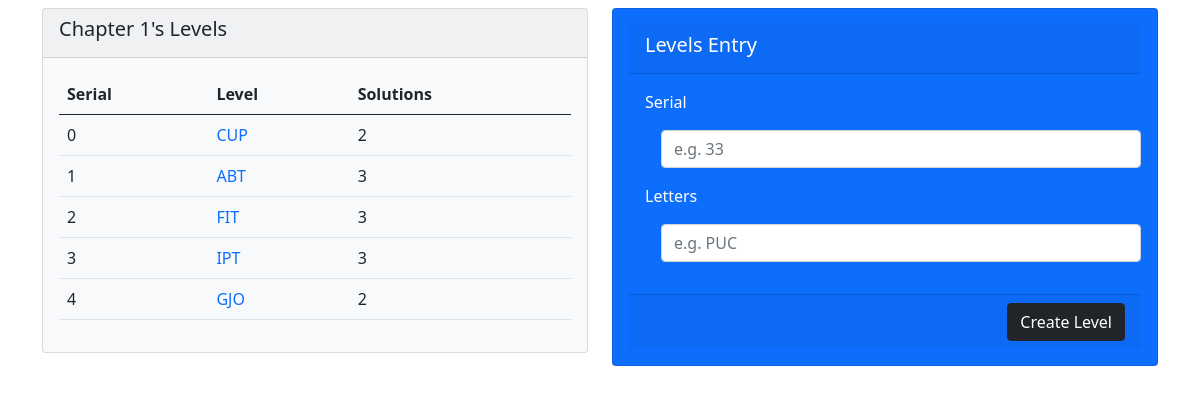
/levels/1, run on the app's committed database.
### wordapp/models.py (models this page shows)
class Chapter(models.Model):
    chapter_name = models.CharField(max_length=50, unique=True)
    chapter_completed = models.BooleanField(default=False)

class Level(models.Model):
    level_serial = models.IntegerField()
    level_letters = models.CharField(max_length=50)
    level_completed = models.BooleanField(default=False)
    chapter = models.ForeignKey(Chapter, on_delete=models.CASCADE)
    class Meta:
        unique_together = ("level_letters","chapter")

class Solution(models.Model):
    solution_word = models.CharField(max_length=50)
    solution_details = models.TextField(max_length=1000, null=True,default=None)
    level = models.ForeignKey(Level, on_delete=models.CASCADE)

### wordgame/views.py (the view, shortened to what this page needs)
# urls.py: path('levels/<int:chapterid>', views.levels, name="levels"),
def levels(request, chapterid):
    error = ""
    chapter = Chapter.objects.get(id=chapterid)
    print("Chapter:", chapter.chapter_name)
    levels = Level.objects.filter(chapter=chapter)
    data = {
        "chapter": chapter,
        "levels": levels,
        "error": error
    }
    return render(request, "levels.html", data)

### templates/levels.html (shortened to what this page needs)
{% load static %}
<!DOCTYPE html>
<html lang="en">
<head>
    <link href="{% static 'css/bootstrap.min.css' %}" rel="stylesheet">
    <link href="{% static 'css/main.css' %}" rel="stylesheet">
</head>
<body>
<div class="container">
    <div class="row">
        <div class="col-md-6">
            <div class="card bg-light">
                <div class="card-header">
                    <h5 class="card-title">{{ chapter.chapter_name }}'s Levels</h5>
                </div>
                <div class="card-body">
                    <table class="table">
                        <thead>
                        <tr>
                            <th>Serial</th>
                            <th>Level</th>
                            <th>Solutions</th>
                        </tr>
                        </thead>
                        <tbody>
                        {% for level in levels %}
                            <tr>
                                <td>
                                    {{ level.level_serial }}
                                </td>
                                <td>
                                    <a href="{% url 'solutions' levelid=level.id %}">
                                        {{ level.level_letters }}
                                    </a>
                                </td>
                                <td>
                                    {{ level.solution_set.all|length }}
                                </td>
                            </tr>
                        {% endfor %}
                        </tbody>
                    </table>
                </div>
            </div>
        </div>
        <div class="col-md-6">
            <div class="card bg-primary text-white p-3">
                <form method="post">
                    <div class="card-header">
                        <h5 class="card-title">Levels Entry</h5>
                    </div>
                    <div class="card-body">
                        <div class="form-group">
                            <label for="level_serial">Serial</label>
                            <input type="number" id="level_serial" name="level_serial" class="m-3 form-control"
                                   placeholder="e.g. 33">
                        </div>
                        <div class="form-group">
                            <label for="level_letters">Letters</label>
                            <input type="text" id="level_letters" name="level_letters" class="m-3 form-control"
                                   placeholder="e.g. PUC">
                        </div>
                    </div>
                    <div class="card-footer d-flex justify-content-end">
                        <button type="submit" class="btn btn-dark">Create Level</button>
                    </div>
                </form>
            </div>
        </div>
    </div>
</div>
</body>
</html>

### static/css/main.css (style rules this page uses)
td a { display: block; text-decoration: none; }

### data on the page
Chapter: chapter_name "Chapter 1"
Level: level_serial "0", level_letters "CUP", solution_set.all|length "2"
Level: level_serial "1", level_letters "ABT", solution_set.all|length "3"
Level: level_serial "2", level_letters "FIT", solution_set.all|length "3"
Level: level_serial "3", level_letters "IPT", solution_set.all|length "3"
Level: level_serial "4", level_letters "GJO", solution_set.all|length "2"
